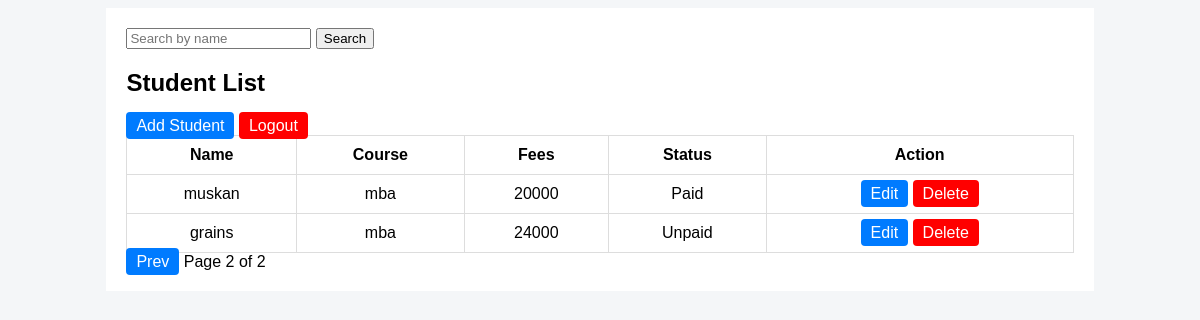
Screenshot of /?page=2&q= (signed in) with the database file from the repository.
### students/models.py (models this page shows, shortened)
class Student(models.Model):
    name = models.CharField(max_length=100)
    email = models.EmailField(unique=True)
    course = models.CharField(max_length=100)
    fees = models.IntegerField()
    is_paid = models.BooleanField(default=False)

### students/views.py (the view)
# urls.py: path('', views.student_list, name='student_list'),
@login_required
def student_list(request):
    query = request.GET.get('q')
    if query:
        students_list = Student.objects.filter(name__icontains=query)
    else:
        students_list = Student.objects.all()
    paginator = Paginator(students_list, 5)  # 5 per page
    page = request.GET.get('page')
    students = paginator.get_page(page)
    return render(request, 'students/list.html', {'students': students})

### students/templates/students/list.html (shortened to what this page needs)
<link rel="stylesheet" href="/static/core/css/style.css" />
<div class="container">
    <form method="GET" class="mb-3">
    <input type="text" name="q" placeholder="Search by name" value="{{ request.GET.q }}">
    <button type="submit">Search</button>
</form>
    <h2>Student List</h2>
    <a href="/add/">Add Student</a>
    <a href="/logout/" class="danger">Logout</a>
    <table class="table table-striped">
        <tr>
            <th>Name</th>
            <th>Course</th>
            <th>Fees</th>
            <th>Status</th>
            <th>Action</th>
        </tr>
        {% for s in students %}
        <tr>
            <td>{{s.name}}</td>
            <td>{{s.course}}</td>
            <td>{{s.fees}}</td>
            <td>{{ s.is_paid|yesno:"Paid,Unpaid" }}</td>
            <td>
                <a href="/edit/{{s.id}}/">Edit</a>
                <a href="/delete/{{s.id}}/" class="danger">Delete</a>
            </td>
        </tr>
        {% endfor %}
    </table>
<div>
    {% if students.has_previous %}
        <a href="?page={{ students.previous_page_number }}&q={{ request.GET.q }}">Prev</a>
    {% endif %}
    Page {{ students.number }} of {{ students.paginator.num_pages }}
</div>
</div>

### students/static/core/css/style.css (style rules this page uses)
.container { width: 80%; margin: auto; background: white; padding: 20px; }
table { width: 100%; border-collapse: collapse; }
th, td { padding: 10px; border: 1px solid #ddd; text-align: center; }
a { text-decoration: none; color: white; background: #007bff; padding: 5px 10px; border-radius: 4px; }
.danger { background: red; }

### rows the page displays
Student: name "muskan", course "mba", fees "20000", is_paid "Paid"
Student: name "grains", course "mba", fees "24000", is_paid "Unpaid"

### other values shown
{{ students.number }} "2"
{{ students.paginator.num_pages }} "2"
